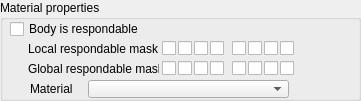
  <widget class="QGroupBox" name="qqRespondableOld">
   <property name="geometry">
    <rect>
     <x>10</x>
     <y>80</y>
     <width>361</width>
     <height>101</height>
    </rect>
   </property>
   <property name="title">
    <string>Material properties</string>
   </property>
   <property name="flat">
    <bool>true</bool>
   </property>
   <property name="checkable">
    <bool>false</bool>
   </property>
   <property name="checked">
    <bool>false</bool>
   </property>
   <widget class="QCheckBox" name="qqRespondable">
    <property name="geometry">
     <rect>
      <x>10</x>
      <y>20</y>
      <width>181</width>
      <height>18</height>
     </rect>
    </property>
    <property name="focusPolicy">
     <enum>Qt::StrongFocus</enum>
    </property>
    <property name="text">
     <string>Body is respondable</string>
    </property>
   </widget>
   <widget class="QCheckBox" name="a_8">
    <property name="geometry">
     <rect>
      <x>280</x>
      <y>40</y>
      <width>16</width>
      <height>17</height>
     </rect>
    </property>
    <property name="focusPolicy">
     <enum>Qt::StrongFocus</enum>
    </property>
    <property name="text">
     <string/>
    </property>
   </widget>
   <widget class="QCheckBox" name="a_12">
    <property name="geometry">
     <rect>
      <x>210</x>
      <y>60</y>
      <width>16</width>
      <height>17</height>
     </rect>
    </property>
    <property name="focusPolicy">
     <enum>Qt::StrongFocus</enum>
    </property>
    <property name="text">
     <string/>
    </property>
   </widget>
   <widget class="QCheckBox" name="a_9">
    <property name="geometry">
     <rect>
      <x>162</x>
      <y>60</y>
      <width>16</width>
      <height>17</height>
     </rect>
    </property>
    <property name="focusPolicy">
     <enum>Qt::StrongFocus</enum>
    </property>
    <property name="text">
     <string/>
    </property>
   </widget>
   <widget class="QCheckBox" name="a_11">
    <property name="geometry">
     <rect>
      <x>194</x>
      <y>60</y>
      <width>16</width>
      <height>17</height>
     </rect>
    </property>
    <property name="focusPolicy">
     <enum>Qt::StrongFocus</enum>
    </property>
    <property name="text">
     <string/>
    </property>
   </widget>
   <widget class="QCheckBox" name="a_4">
    <property name="geometry">
     <rect>
      <x>210</x>
      <y>40</y>
      <width>16</width>
      <height>17</height>
     </rect>
    </property>
    <property name="focusPolicy">
     <enum>Qt::StrongFocus</enum>
    </property>
    <property name="text">
     <string/>
    </property>
   </widget>
   <widget class="QCheckBox" name="a_5">
    <property name="geometry">
     <rect>
      <x>232</x>
      <y>40</y>
      <width>16</width>
      <height>17</height>
     </rect>
    </property>
    <property name="focusPolicy">
     <enum>Qt::StrongFocus</enum>
    </property>
    <property name="text">
     <string/>
    </property>
   </widget>
   <widget class="QCheckBox" name="a_14">
    <property name="geometry">
     <rect>
      <x>248</x>
      <y>60</y>
      <width>16</width>
      <height>17</height>
     </rect>
    </property>
    <property name="focusPolicy">
     <enum>Qt::StrongFocus</enum>
    </property>
    <property name="text">
     <string/>
    </property>
   </widget>
   <widget class="QCheckBox" name="a_13">
    <property name="geometry">
     <rect>
      <x>232</x>
      <y>60</y>
      <width>16</width>
      <height>17</height>
     </rect>
    </property>
    <property name="focusPolicy">
     <enum>Qt::StrongFocus</enum>
    </property>
    <property name="text">
     <string/>
    </property>
   </widget>
   <widget class="QLabel" name="label">
    <property name="geometry">
     <rect>
      <x>28</x>
      <y>40</y>
      <width>131</width>
      <height>18</height>
     </rect>
    </property>
    <property name="text">
     <string>Local respondable mask</string>
    </property>
   </widget>
   <widget class="QCheckBox" name="a_1">
    <property name="geometry">
     <rect>
      <x>162</x>
      <y>40</y>
      <width>16</width>
      <height>17</height>
     </rect>
    </property>
    <property name="focusPolicy">
     <enum>Qt::StrongFocus</enum>
    </property>
    <property name="text">
     <string/>
    </property>
   </widget>
   <widget class="QCheckBox" name="a_7">
    <property name="geometry">
     <rect>
      <x>264</x>
      <y>40</y>
      <width>16</width>
      <height>17</height>
     </rect>
    </property>
    <property name="focusPolicy">
     <enum>Qt::StrongFocus</enum>
    </property>
    <property name="text">
     <string/>
    </property>
   </widget>
   <widget class="QCheckBox" name="a_3">
    <property name="geometry">
     <rect>
      <x>194</x>
      <y>40</y>
      <width>16</width>
      <height>17</height>
     </rect>
    </property>
    <property name="focusPolicy">
     <enum>Qt::StrongFocus</enum>
    </property>
    <property name="text">
     <string/>
    </property>
   </widget>
   <widget class="QCheckBox" name="a_2">
    <property name="geometry">
     <rect>
      <x>178</x>
      <y>40</y>
      <width>16</width>
      <height>17</height>
     </rect>
    </property>
    <property name="focusPolicy">
     <enum>Qt::StrongFocus</enum>
    </property>
    <property name="text">
     <string/>
    </property>
   </widget>
   <widget class="QCheckBox" name="a_15">
    <property name="geometry">
     <rect>
      <x>264</x>
      <y>60</y>
      <width>16</width>
      <height>17</height>
     </rect>
    </property>
    <property name="focusPolicy">
     <enum>Qt::StrongFocus</enum>
    </property>
    <property name="text">
     <string/>
    </property>
   </widget>
   <widget class="QCheckBox" name="a_16">
    <property name="geometry">
     <rect>
      <x>280</x>
      <y>60</y>
      <width>16</width>
      <height>17</height>
     </rect>
    </property>
    <property name="focusPolicy">
     <enum>Qt::StrongFocus</enum>
    </property>
    <property name="text">
     <string/>
    </property>
   </widget>
   <widget class="QCheckBox" name="a_6">
    <property name="geometry">
     <rect>
      <x>248</x>
      <y>40</y>
      <width>16</width>
      <height>17</height>
     </rect>
    </property>
    <property name="focusPolicy">
     <enum>Qt::StrongFocus</enum>
    </property>
    <property name="text">
     <string/>
    </property>
   </widget>
   <widget class="QCheckBox" name="a_10">
    <property name="geometry">
     <rect>
      <x>178</x>
      <y>60</y>
      <width>16</width>
      <height>17</height>
     </rect>
    </property>
    <property name="focusPolicy">
     <enum>Qt::StrongFocus</enum>
    </property>
    <property name="text">
     <string/>
    </property>
   </widget>
   <widget class="QLabel" name="label_2">
    <property name="geometry">
     <rect>
      <x>28</x>
      <y>60</y>
      <width>131</width>
      <height>18</height>
     </rect>
    </property>
    <property name="text">
     <string>Global respondable mask</string>
    </property>
   </widget>
   <widget class="QComboBox" name="qqMaterial">
    <property name="geometry">
     <rect>
      <x>88</x>
      <y>80</y>
      <width>201</width>
      <height>18</height>
     </rect>
    </property>
    <property name="maxVisibleItems">
     <number>30</number>
    </property>
   </widget>
   <widget class="QLabel" name="label_14">
    <property name="geometry">
     <rect>
      <x>30</x>
      <y>80</y>
      <width>61</width>
      <height>18</height>
     </rect>
    </property>
    <property name="text">
     <string>Material</string>
    </property>
   </widget>
  </widget>
